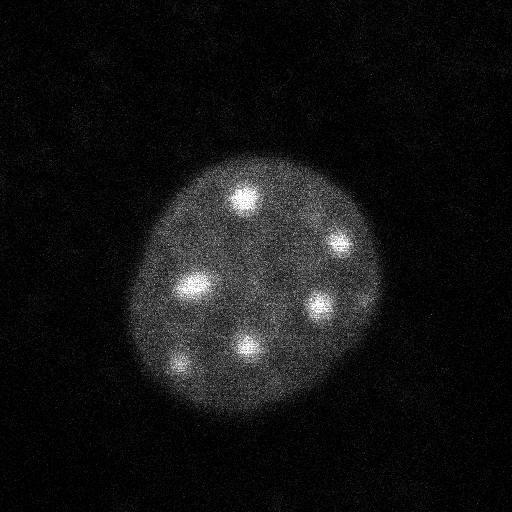
#> input picture ex3.tif, 512 x 512 px
$ python blob_params.py
#> lines starting #> are read from the running program, lines starting #| are printed output that depends on the picture; after the words box and inside, x2 and y2 are one past the last pixel; in counts of white or black regions, pixels touching at a corner belong together
'''Set of functions to describe blobs/circles'''
import cv2 as cv
import math


def get_center(contour):
    M = cv.moments(contour)
    x = int(M['m10']/M['m00'])
    y = int(M['m01']/M['m00'])
    return x, y


def get_circularity(contour):
    M = cv.moments(contour)
    area = M['m00']
    print('area: ' + str(area))
    perimeter = cv.arcLength(contour, True)
    circularity = (4 * math.pi * area) / pow(perimeter, 2)
    return circularity

def get_solidity(contour):
    M = cv.moments(contour)
    area = M['m00']
    hull = cv.convexHull(contour)
    hull_area = cv.contourArea(hull)
    solidity = float(area)/hull_area
    return solidity

def get_aspectRatio(contour):
    (x,y),(MA,ma),angle = cv.fitEllipse(contour)
    aspect_ratio = float(ma)/MA
    return aspect_ratio

def get_roundness(contour):
    M = cv.moments(contour)
    area = M['m00']
    (x,y),(MA,ma),angle = cv.fitEllipse(contour)
    roundness = (4 * area)/(math.pi * pow(ma, 2))
    return roundness

def main(): #FOR TESTING
    # CREATE CONTOURS
    im = cv.imread("ex3.tif")
#> im is the input picture: shape (512, 512, 3); min 0, max 255, mean 18.7
    im_gray = cv.cvtColor(im, cv.COLOR_BGR2GRAY)
    im_blur = cv.GaussianBlur(im_gray, (25,25), 0)
    ret, im_thresh = cv.threshold(im_blur, 25, 255, cv.THRESH_BINARY)
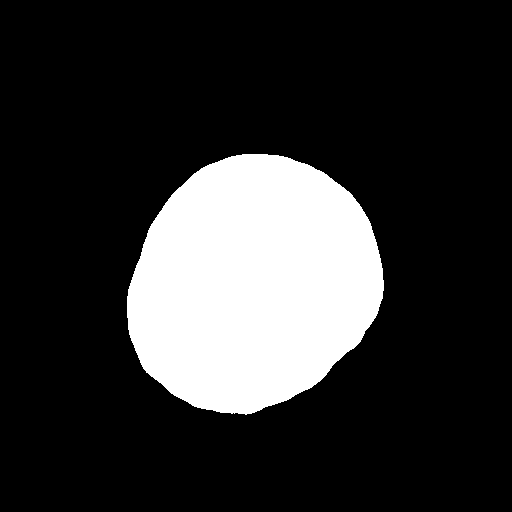
#> im_thresh: shape (512, 512); 19.4% white; 1 white region
    contours, hierarchy = cv.findContours(im_thresh, cv.RETR_EXTERNAL, cv.CHAIN_APPROX_NONE)
#> contours = 1 contour; box (x1, y1, x2, y2) and area: (127, 154, 384, 415) 50444
    contour = max(contours, key=cv.contourArea)
#> contour = contour of 721 points, box (x1, y1, x2, y2) (127, 154, 384, 415), area 50444

    # TEST CREATED FUNCTIONS
    contour_area = cv.contourArea(contour)
#> contour_area = 50444.5
    contour_perimeter = cv.arcLength(contour, True)
#> contour_perimeter = 851.5
    contour_circularity = get_circularity(contour)
#> in get_circularity, `M = cv.moments(contour)`: M = moments, m00 50444.5, centre m10/m00, m01/m00 = (252.7, 283.4)
#> in get_circularity, `area = M['m00']`: area = 50444.5
#| area: 50444.5
#> in get_circularity, `perimeter = cv.arcLength(contour, True)`: perimeter = 851.5
#> in get_circularity, `circularity = (4 * math.pi * area) / pow(perimeter, 2)`: circularity = 0.874
#> contour_circularity = 0.874
    cx, cy = get_center(contour)
#> in get_center, `x = int(M['m10']/M['m00'])`: x = 252
#> in get_center, `y = int(M['m01']/M['m00'])`: y = 283
#> cx = 252; cy = 283
    contour_solidity = get_solidity(contour)
#> in get_solidity, `area = M['m00']`: area = 50444.5
#> in get_solidity, `hull = cv.convexHull(contour)`: hull = contour of 65 points, box (x1, y1, x2, y2) (127, 154, 384, 415), area 50828
#> in get_solidity, `hull_area = cv.contourArea(hull)`: hull_area = 50827.5
#> in get_solidity, `solidity = float(area)/hull_area`: solidity = 0.992
#> contour_solidity = 0.992
    contour_ratio = get_aspectRatio(contour)
#> in get_aspectRatio, `(x,y),(MA,ma),angle = cv.fitEllipse(contour)`: x = 253; y = 283.3; MA = 238.2; ma = 270.8; angle = 41.01
#> in get_aspectRatio, `aspect_ratio = float(ma)/MA`: aspect_ratio = 1.14
#> contour_ratio = 1.14
    roundness = get_roundness(contour)
#> in get_roundness, `area = M['m00']`: area = 50444.5
#> in get_roundness, `(x,y),(MA,ma),angle = cv.fitEllipse(contour)`: x = 253; y = 283.3; MA = 238.2; ma = 270.8; angle = 41.01
#> in get_roundness, `roundness = (4 * area)/(math.pi * pow(ma, 2))`: roundness = 0.876
#> roundness = 0.876

    # PRINT VALUES
    print('Contour Area: ' + str(contour_area))
#| Contour Area: 50444.5
    print('Contour Perimeter: ' + str(round(contour_perimeter,1)))
#| Contour Perimeter: 851.5
    print('Contour Circularity: ' + str(round(contour_circularity,3)))
#| Contour Circularity: 0.874
    print('Contour Center: (' + str(cx) + ',' + str(cy) + ')')
#| Contour Center: (252,283)
    print('Contour Solidity: ' + str(round(contour_solidity,3)))
#| Contour Solidity: 0.992
    print('Contour Aspect Ratio: ' + str(round(contour_ratio,3)))
#| Contour Aspect Ratio: 1.137
    print('Contour Roundness: ' + str(round(roundness,3)))
#| Contour Roundness: 0.876


    # DRAW/DISPLAY IMAGES
    im_copy = im.copy()
    cv.drawContours(im_copy, contours, -1, (0, 255, 0), 2, cv.LINE_8)
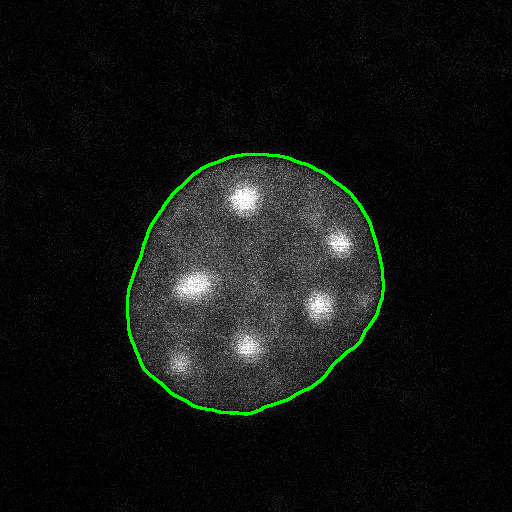
#> im_copy: shape (512, 512, 3); 1.06% of pixels changed, all inside (x1, y1, x2, y2) = (126, 153, 385, 416)
    cv.imshow('source_window', im)
    cv.imshow('Contours', im_copy)
    cv.waitKey()

if __name__ == '__main__':
    main()

$ run again, with ex11.tif copied over ex3.tif
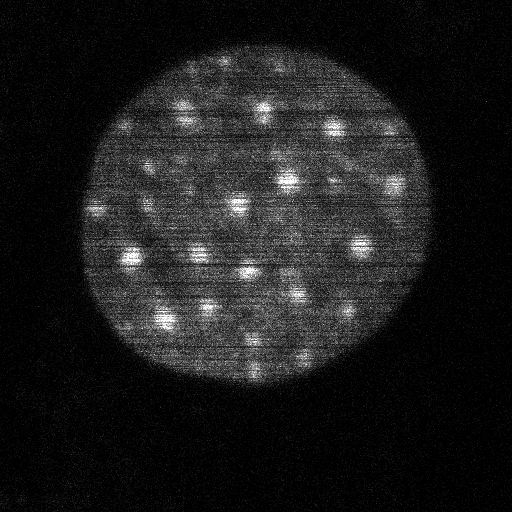
#> input picture ex11.tif, 512 x 512 px
#> in main, im is the input picture: shape (512, 512, 3); min 0, max 255, mean 27.8
#> in main, `ret, im_thresh = cv.threshold(im_blur, 25, 255, cv.THRESH_BINARY)`:
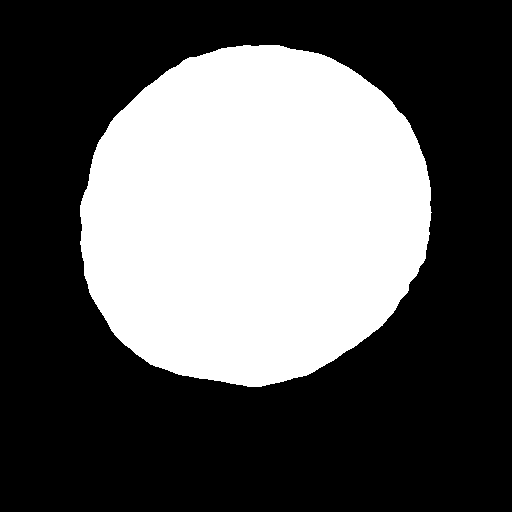
#> im_thresh: shape (512, 512); 36% white; 1 white region
#> contours = 1 contour; box (x1, y1, x2, y2) and area: (80, 45, 432, 387) 93938
#> contour = contour of 987 points, box (x1, y1, x2, y2) (80, 45, 432, 387), area 93938
#> contour_area = 93937.5
#> contour_perimeter = 1155.6
#> in get_circularity, `M = cv.moments(contour)`: M = moments, m00 93937.5, centre m10/m00, m01/m00 = (253.5, 215.1)
#> in get_circularity, `area = M['m00']`: area = 93937.5
#| area: 93937.5
#> perimeter = 1155.6
#> circularity = 0.884
#> in get_center, `x = int(M['m10']/M['m00'])`: x = 253
#> in get_center, `y = int(M['m01']/M['m00'])`: y = 215
#> cx = 253; cy = 215
#> in get_solidity, `area = M['m00']`: area = 93937.5
#> hull = contour of 68 points, box (x1, y1, x2, y2) (80, 45, 432, 387), area 94570
#> hull_area = 94569.5
#> solidity = 0.993
#> in get_aspectRatio, `(x,y),(MA,ma),angle = cv.fitEllipse(contour)`: x = 253.7; y = 215.1; MA = 333.3; ma = 359; angle = 58.64
#> aspect_ratio = 1.08
#> in get_roundness, `area = M['m00']`: area = 93937.5
#> in get_roundness, `(x,y),(MA,ma),angle = cv.fitEllipse(contour)`: x = 253.7; y = 215.1; MA = 333.3; ma = 359; angle = 58.64
#> in get_roundness, `roundness = (4 * area)/(math.pi * pow(ma, 2))`: roundness = 0.928
#| Contour Area: 93937.5
#| Contour Perimeter: 1155.6
#| Contour Circularity: 0.884
#| Contour Center: (253,215)
#| Contour Solidity: 0.993
#| Contour Aspect Ratio: 1.077
#| Contour Roundness: 0.928
#> in main, `cv.drawContours(im_copy, contours, -1, (0, 255, 0), 2, cv.LINE_8)`:
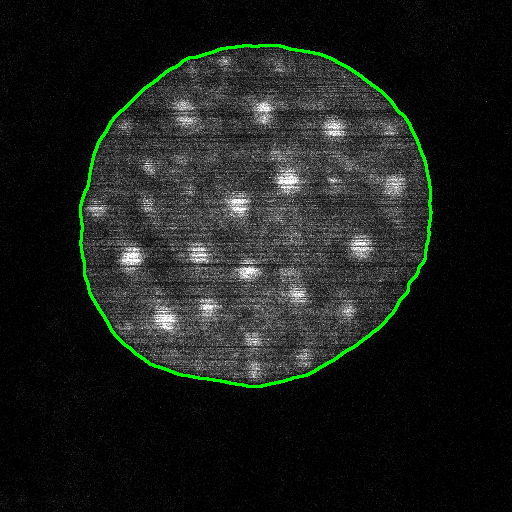
#> im_copy: shape (512, 512, 3); 1.44% of pixels changed, all inside (x1, y1, x2, y2) = (79, 44, 433, 388)
